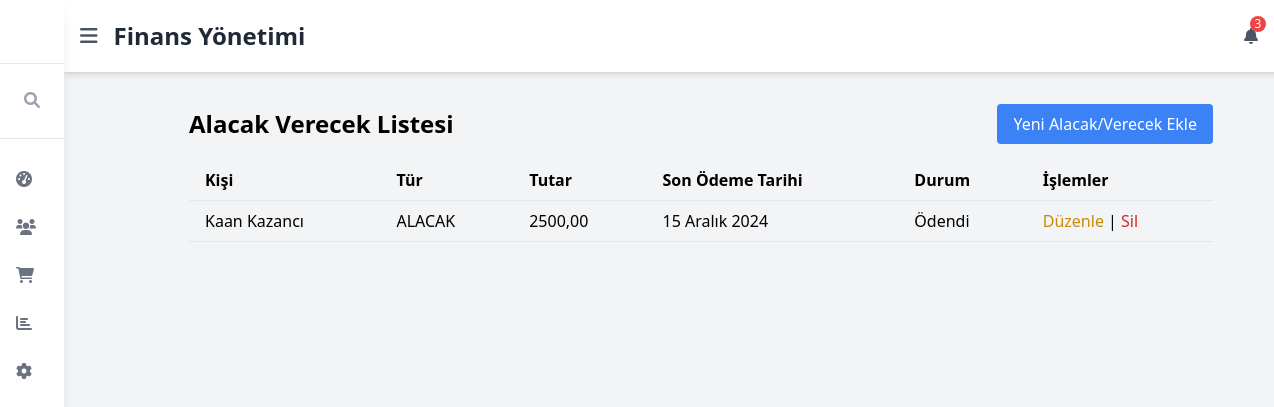
Page /finance/alacak-verecek/ on the committed database.
### finance/models.py (models this page shows, shortened)
class AlacakVerecek(models.Model):
    kişi = models.CharField(max_length=255)
    tür = models.CharField(max_length=10, choices=[('ALACAK', 'Alacak'), ('BORÇ', 'Borç')])
    tutar = models.DecimalField(max_digits=10, decimal_places=2)
    son_odeme_tarihi = models.DateField()
    durum = models.BooleanField(default=False)

### finance/views.py (the view)
# urls.py: path('alacak-verecek/', views.AlacakVerecekListView.as_view(), name='alacak_verecek_listesi'),
class AlacakVerecekListView(ListView):
    model = AlacakVerecek
    template_name = 'finance/alacak_verecek/alacak_verecek_list.html'
    context_object_name = 'alacak_verecek_list'

### finance/templates/finance/alacak_verecek/alacak_verecek_list.html
{% extends "finance/base_finance.html" %}
{% block finance_content %}
<div class="flex items-center justify-between mb-4">
    <h1 class="text-2xl font-bold">Alacak Verecek Listesi</h1>
    <a href="{% url 'finance:alacak_verecek_olustur' %}" class="bg-blue-500 text-white px-4 py-2 rounded hover:bg-blue-600 transition">
        Yeni Alacak/Verecek Ekle
    </a>
</div>
<table class="min-w-full border-collapse">
    <thead>
        <tr>
            <th class="border-b px-4 py-2 text-left">Kişi</th>
            <th class="border-b px-4 py-2 text-left">Tür</th>
            <th class="border-b px-4 py-2 text-left">Tutar</th>
            <th class="border-b px-4 py-2 text-left">Son Ödeme Tarihi</th>
            <th class="border-b px-4 py-2 text-left">Durum</th>
            <th class="border-b px-4 py-2 text-left">İşlemler</th>
        </tr>
    </thead>
    <tbody>
        {% for alacak_verecek in alacak_verecek_list %}
        <tr class="hover:bg-gray-100">
            <td class="border-b px-4 py-2">{{ alacak_verecek.kişi }}</td>
            <td class="border-b px-4 py-2">{{ alacak_verecek.tür }}</td>
            <td class="border-b px-4 py-2">{{ alacak_verecek.tutar }}</td>
            <td class="border-b px-4 py-2">{{ alacak_verecek.son_odeme_tarihi }}</td>
            <td class="border-b px-4 py-2">{{ alacak_verecek.durum|yesno:"Ödendi,Ödenmedi" }}</td>
            <td class="border-b px-4 py-2">
                <a href="{% url 'finance:alacak_verecek_guncelle' alacak_verecek.pk %}" class="text-yellow-600 hover:underline">Düzenle</a> |
                <a href="{% url 'finance:alacak_verecek_sil' alacak_verecek.pk %}" class="text-red-600 hover:underline">Sil</a>
            </td>
        </tr>
        {% empty %}
        <tr>
            <td colspan="6" class="text-center py-4 text-gray-500">Alacak veya verecek kaydı bulunmamaktadır.</td>
        </tr>
        {% endfor %}
    </tbody>
</table>
{% endblock %}

### rows in the picture
AlacakVerecek: kişi "Kaan Kazancı", tür "ALACAK", tutar "2500,00", son_odeme_tarihi "15 Aralık 2024", durum "Ödendi"
